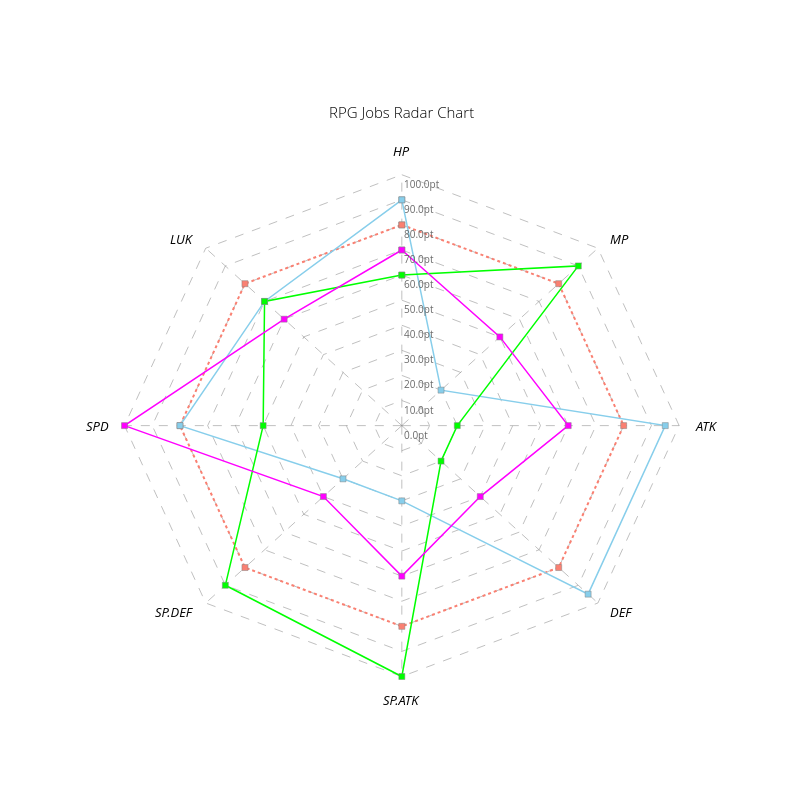

Notebook source saved alongside this figure:
### Markdown cell above
## Custom Style

### Code cell
import pandas as pd

from pycirclizely import Circos

# Create RPG jobs parameter dataframe (4 jobs, 8 parameters)
df = pd.DataFrame(
    data=[
        [80, 80, 80, 80, 80, 80, 80, 80],
        [90, 20, 95, 95, 30, 30, 80, 70],
        [60, 90, 20, 20, 100, 90, 50, 70],
        [70, 50, 60, 40, 60, 40, 100, 60],
    ],
    index=["Hero", "Warrior", "Wizard", "Assassin"],
    columns=["HP", "MP", "ATK", "DEF", "SP.ATK", "SP.DEF", "SPD", "LUK"],
)
print(df)


# Define line keyword arguments handler
def line_kws_handler(col_name: str):
    """Function to deal with line aesthestics."""
    if col_name == "Hero":
        return dict(line=dict(dash="dot", width=2.0))
    else:
        return dict(line=dict(dash="solid", width=1.5))


# Initialize Circos instance for radar chart plot
circos = Circos.radar_chart(
    df,
    vmax=100,
    fill=False,
    marker_size=6,
    bg_color=None,
    cmap=dict(Hero="salmon", Warrior="skyblue", Wizard="lime", Assassin="magenta"),
    grid_interval_ratio=0.1,
    grid_label_formatter=lambda v: f"{v:.1f}pt",
    label_kws_handler=lambda _: dict(font=dict(style="italic")),
    line_kws_handler=line_kws_handler,
    marker_kws_handler=lambda _: dict(
        marker=dict(symbol="square", line=dict(color="grey", width=0.5))
    ),
)
circos.text("RPG Jobs Radar Chart", r=125, font=dict(size=15, weight=18))

# Plot figure & set legend on upper right
fig = circos.plotfig()
fig

### Figure 1 — Plotly figure (JSON) as saved in the notebook; plotly's stock layout.template omitted (floating-point values rounded to 4 significant figures)
{"data": [{"hoverinfo": "text", "hoverlabel": {"bgcolor": "salmon"}, "line": {"width": 2}, "marker": {"opacity": 0, "size": 20, "symbol": "circle"}, "mode": "markers", "showlegend": false, "text": ["Class: Hero<br>Feature: HP<br>Value: 80.00", "Class: Hero<br>Feature: MP<br>Value: 80.00", "Class: Hero<br>Feature: ATK<br>Value: 80.00", "Class: Hero<br>Feature: DEF<br>Value: 80.00", "Class: Hero<br>Feature: SP.ATK<br>Value: 80.00", "Class: Hero<br>Feature: SP.DEF<br>Value: 80.00", "Class: Hero<br>Feature: SPD<br>Value: 80.00", "Class: Hero<br>Feature: LUK<br>Value: 80.00", "Class: Hero<br>Feature: HP<br>Value: 80.00"], "type": "scatter", "x": [4.899e-15, 56.57, 80, 56.57, 4.899e-15, -56.57, -80, -56.57, -1.47e-14], "y": [80, 56.57, 0, -56.57, -80, -56.57, -9.797e-15, 56.57, 80]}, {"fillcolor": "salmon", "hoverinfo": "text", "hoverlabel": {"bgcolor": "salmon"}, "line": {"color": "salmon", "width": 2}, "marker": {"color": "salmon", "line": {"color": "grey", "width": 0.5}, "opacity": 1, "size": 6, "symbol": "square"}, "mode": "markers", "showlegend": false, "text": ["Sector: radar<br>Position: 0<br>Value: 80.00", "Sector: radar<br>Position: 1<br>Value: 80.00", "Sector: radar<br>Position: 2<br>Value: 80.00", "Sector: radar<br>Position: 3<br>Value: 80.00", "Sector: radar<br>Position: 4<br>Value: 80.00", "Sector: radar<br>Position: 5<br>Value: 80.00", "Sector: radar<br>Position: 6<br>Value: 80.00", "Sector: radar<br>Position: 7<br>Value: 80.00", "Sector: radar<br>Position: 8<br>Value: 80.00"], "type": "scatter", "x": [4.899e-15, 56.57, 80, 56.57, 4.899e-15, -56.57, -80, -56.57, -1.47e-14], "y": [80, 56.57, 0, -56.57, -80, -56.57, -9.797e-15, 56.57, 80]}, {"hoverinfo": "text", "hoverlabel": {"bgcolor": "skyblue"}, "line": {"width": 2}, "marker": {"opacity": 0, "size": 20, "symbol": "circle"}, "mode": "markers", "showlegend": false, "text": ["Class: Warrior<br>Feature: HP<br>Value: 90.00", "Class: Warrior<br>Feature: MP<br>Value: 20.00", "Class: Warrior<br>Feature: ATK<br>Value: 95.00", "Class: Warrior<br>Feature: DEF<br>Value: 95.00", "Class: Warrior<br>Feature: SP.ATK<br>Value: 30.00", "Class: Warrior<br>Feature: SP.DEF<br>Value: 30.00", "Class: Warrior<br>Feature: SPD<br>Value: 80.00", "Class: Warrior<br>Feature: LUK<br>Value: 70.00", "Class: Warrior<br>Feature: HP<br>Value: 90.00"], "type": "scatter", "x": [5.511e-15, 14.14, 95, 67.18, 1.837e-15, -21.21, -80, -49.5, -1.653e-14], "y": [90, 14.14, 0, -67.18, -30, -21.21, -9.797e-15, 49.5, 90]}, {"fillcolor": "skyblue", "hoverinfo": "text", "hoverlabel": {"bgcolor": "skyblue"}, "line": {"color": "skyblue", "width": 2}, "marker": {"color": "skyblue", "line": {"color": "grey", "width": 0.5}, "opacity": 1, "size": 6, "symbol": "square"}, "mode": "markers", "showlegend": false, "text": ["Sector: radar<br>Position: 0<br>Value: 90.00", "Sector: radar<br>Position: 1<br>Value: 20.00", "Sector: radar<br>Position: 2<br>Value: 95.00", "Sector: radar<br>Position: 3<br>Value: 95.00", "Sector: radar<br>Position: 4<br>Value: 30.00", "Sector: radar<br>Position: 5<br>Value: 30.00", "Sector: radar<br>Position: 6<br>Value: 80.00", "Sector: radar<br>Position: 7<br>Value: 70.00", "Sector: radar<br>Position: 8<br>Value: 90.00"], "type": "scatter", "x": [5.511e-15, 14.14, 95, 67.18, 1.837e-15, -21.21, -80, -49.5, -1.653e-14], "y": [90, 14.14, 0, -67.18, -30, -21.21, -9.797e-15, 49.5, 90]}, {"hoverinfo": "text", "hoverlabel": {"bgcolor": "lime"}, "line": {"width": 2}, "marker": {"opacity": 0, "size": 20, "symbol": "circle"}, "mode": "markers", "showlegend": false, "text": ["Class: Wizard<br>Feature: HP<br>Value: 60.00", "Class: Wizard<br>Feature: MP<br>Value: 90.00", "Class: Wizard<br>Feature: ATK<br>Value: 20.00", "Class: Wizard<br>Feature: DEF<br>Value: 20.00", "Class: Wizard<br>Feature: SP.ATK<br>Value: 100.00", "Class: Wizard<br>Feature: SP.DEF<br>Value: 90.00", "Class: Wizard<br>Feature: SPD<br>Value: 50.00", "Class: Wizard<br>Feature: LUK<br>Value: 70.00", "Class: Wizard<br>Feature: HP<br>Value: 60.00"], "type": "scatter", "x": [3.674e-15, 63.64, 20, 14.14, 6.123e-15, -63.64, -50, -49.5, -1.102e-14], "y": [60, 63.64, 0, -14.14, -100, -63.64, -6.123e-15, 49.5, 60]}, {"fillcolor": "lime", "hoverinfo": "text", "hoverlabel": {"bgcolor": "lime"}, "line": {"color": "lime", "width": 2}, "marker": {"color": "lime", "line": {"color": "grey", "width": 0.5}, "opacity": 1, "size": 6, "symbol": "square"}, "mode": "markers", "showlegend": false, "text": ["Sector: radar<br>Position: 0<br>Value: 60.00", "Sector: radar<br>Position: 1<br>Value: 90.00", "Sector: radar<br>Position: 2<br>Value: 20.00", "Sector: radar<br>Position: 3<br>Value: 20.00", "Sector: radar<br>Position: 4<br>Value: 100.00", "Sector: radar<br>Position: 5<br>Value: 90.00", "Sector: radar<br>Position: 6<br>Value: 50.00", "Sector: radar<br>Position: 7<br>Value: 70.00", "Sector: radar<br>Position: 8<br>Value: 60.00"], "type": "scatter", "x": [3.674e-15, 63.64, 20, 14.14, 6.123e-15, -63.64, -50, -49.5, -1.102e-14], "y": [60, 63.64, 0, -14.14, -100, -63.64, -6.123e-15, 49.5, 60]}, {"hoverinfo": "text", "hoverlabel": {"bgcolor": "magenta"}, "line": {"width": 2}, "marker": {"opacity": 0, "size": 20, "symbol": "circle"}, "mode": "markers", "showlegend": false, "text": ["Class: Assassin<br>Feature: HP<br>Value: 70.00", "Class: Assassin<br>Feature: MP<br>Value: 50.00", "Class: Assassin<br>Feature: ATK<br>Value: 60.00", "Class: Assassin<br>Feature: DEF<br>Value: 40.00", "Class: Assassin<br>Feature: SP.ATK<br>Value: 60.00", "Class: Assassin<br>Feature: SP.DEF<br>Value: 40.00", "Class: Assassin<br>Feature: SPD<br>Value: 100.00", "Class: Assassin<br>Feature: LUK<br>Value: 60.00", "Class: Assassin<br>Feature: HP<br>Value: 70.00"], "type": "scatter", "x": [4.286e-15, 35.36, 60, 28.28, 3.674e-15, -28.28, -100, -42.43, -1.286e-14], "y": [70, 35.36, 0, -28.28, -60, -28.28, -1.225e-14, 42.43, 70]}, {"fillcolor": "magenta", "hoverinfo": "text", "hoverlabel": {"bgcolor": "magenta"}, "line": {"color": "magenta", "width": 2}, "marker": {"color": "magenta", "line": {"color": "grey", "width": 0.5}, "opacity": 1, "size": 6, "symbol": "square"}, "mode": "markers", "showlegend": false, "text": ["Sector: radar<br>Position: 0<br>Value: 70.00", "Sector: radar<br>Position: 1<br>Value: 50.00", "Sector: radar<br>Position: 2<br>Value: 60.00", "Sector: radar<br>Position: 3<br>Value: 40.00", "Sector: radar<br>Position: 4<br>Value: 60.00", "Sector: radar<br>Position: 5<br>Value: 40.00", "Sector: radar<br>Position: 6<br>Value: 100.00", "Sector: radar<br>Position: 7<br>Value: 60.00", "Sector: radar<br>Position: 8<br>Value: 70.00"], "type": "scatter", "x": [4.286e-15, 35.36, 60, 28.28, 3.674e-15, -28.28, -100, -42.43, -1.286e-14], "y": [70, 35.36, 0, -28.28, -60, -28.28, -1.225e-14, 42.43, 70]}], "layout": {"annotations": [{"font": {"color": "black", "size": 15, "weight": 18}, "showarrow": false, "text": "RPG Jobs Radar Chart", "x": 7.654e-15, "xanchor": "center", "y": 125, "yanchor": "middle"}, {"font": {"color": "dimgrey", "size": 10}, "showarrow": false, "text": "0.0pt", "textangle": 0, "x": 0, "xanchor": "left", "y": 0, "yanchor": "top"}, {"font": {"color": "dimgrey", "size": 10}, "showarrow": false, "text": "10.0pt", "textangle": 0, "x": 6.123e-16, "xanchor": "left", "y": 10, "yanchor": "top"}, {"font": {"color": "dimgrey", "size": 10}, "showarrow": false, "text": "20.0pt", "textangle": 0, "x": 1.225e-15, "xanchor": "left", "y": 20, "yanchor": "top"}, {"font": {"color": "dimgrey", "size": 10}, "showarrow": false, "text": "30.0pt", "textangle": 0, "x": 1.837e-15, "xanchor": "left", "y": 30, "yanchor": "top"}, {"font": {"color": "dimgrey", "size": 10}, "showarrow": false, "text": "40.0pt", "textangle": 0, "x": 2.449e-15, "xanchor": "left", "y": 40, "yanchor": "top"}, {"font": {"color": "dimgrey", "size": 10}, "showarrow": false, "text": "50.0pt", "textangle": 0, "x": 3.062e-15, "xanchor": "left", "y": 50, "yanchor": "top"}, {"font": {"color": "dimgrey", "size": 10}, "showarrow": false, "text": "60.0pt", "textangle": 0, "x": 3.674e-15, "xanchor": "left", "y": 60, "yanchor": "top"}, {"font": {"color": "dimgrey", "size": 10}, "showarrow": false, "text": "70.0pt", "textangle": 0, "x": 4.286e-15, "xanchor": "left", "y": 70, "yanchor": "top"}, {"font": {"color": "dimgrey", "size": 10}, "showarrow": false, "text": "80.0pt", "textangle": 0, "x": 4.899e-15, "xanchor": "left", "y": 80, "yanchor": "top"}, {"font": {"color": "dimgrey", "size": 10}, "showarrow": false, "text": "90.0pt", "textangle": 0, "x": 5.511e-15, "xanchor": "left", "y": 90, "yanchor": "top"}, {"font": {"color": "dimgrey", "size": 10}, "showarrow": false, "text": "100.0pt", "textangle": 0, "x": 6.123e-15, "xanchor": "left", "y": 100, "yanchor": "top"}, {"font": {"color": "black", "size": 13, "style": "italic"}, "showarrow": false, "text": "HP", "x": 6.429e-15, "xanchor": "center", "y": 105, "yanchor": "bottom"}, {"font": {"color": "black", "size": 13, "style": "italic"}, "showarrow": false, "text": "MP", "x": 74.25, "xanchor": "left", "y": 74.25, "yanchor": "middle"}, {"font": {"color": "black", "size": 13, "style": "italic"}, "showarrow": false, "text": "ATK", "x": 105, "xanchor": "left", "y": 0, "yanchor": "middle"}, {"font": {"color": "black", "size": 13, "style": "italic"}, "showarrow": false, "text": "DEF", "x": 74.25, "xanchor": "left", "y": -74.25, "yanchor": "middle"}, {"font": {"color": "black", "size": 13, "style": "italic"}, "showarrow": false, "text": "SP.ATK", "x": 6.429e-15, "xanchor": "center", "y": -105, "yanchor": "top"}, {"font": {"color": "black", "size": 13, "style": "italic"}, "showarrow": false, "text": "SP.DEF", "x": -74.25, "xanchor": "right", "y": -74.25, "yanchor": "middle"}, {"font": {"color": "black", "size": 13, "style": "italic"}, "showarrow": false, "text": "SPD", "x": -105, "xanchor": "right", "y": -1.286e-14, "yanchor": "middle"}, {"font": {"color": "black", "size": 13, "style": "italic"}, "showarrow": false, "text": "LUK", "x": -74.25, "xanchor": "right", "y": 74.25, "yanchor": "middle"}], "height": 800, "hovermode": "closest", "plot_bgcolor": "rgba(0,0,0,0)", "shapes": [{"layer": "below", "line": {"color": "grey", "dash": "dash", "width": 0.5}, "path": "M 0.0 0.0 L 0.0 0.0 L 0.0 0.0 L 0.0 -0.0 L 0.0 -0.0 L 0.0 -0.0 L 0.0 -0.0 L 0.0 -0.0 L 0.0 -0.0 L -0.0 -0.0 L -0.0 -0.0 L -0.0 -0.0 L -0.0 -0.0 L -0.0 0.0 L -0.0 0.0 L -0.0 0.0", "type": "path"}, {"layer": "below", "line": {"color": "grey", "dash": "dash", "width": 0.5}, "path": "M 6.123233995736766e-16 10.0 L 7.0710678118654755 7.071067811865475 L 7.0710678118654755 7.071067811865475 L 10.0 -0.0 L 10.0 -0.0 L 7.0710678118654755 -7.071067811865475 L 7.0710678118654755 -7.071067811865475 L 6.123233995736766e-16 -10.0 L 6.123233995736766e-16 -10.0 L -7.071067811865475 -7.0710678118654755 L -7.071067811865475 -7.0710678118654755 L -10.0 -1.2246467991473533e-15 L -10.0 -1.2246467991473533e-15 L -7.071067811865477 7.071067811865475 L -7.071067811865477 7.071067811865475 L -1.8369701987210296e-15 10.0", "type": "path"}, {"layer": "below", "line": {"color": "grey", "dash": "dash", "width": 0.5}, "path": "M 1.2246467991473533e-15 20.0 L 14.142135623730951 14.14213562373095 L 14.142135623730951 14.14213562373095 L 20.0 -0.0 L 20.0 -0.0 L 14.142135623730951 -14.14213562373095 L 14.142135623730951 -14.14213562373095 L 1.2246467991473533e-15 -20.0 L 1.2246467991473533e-15 -20.0 L -14.14213562373095 -14.142135623730951 L -14.14213562373095 -14.142135623730951 L -20.0 -2.4492935982947065e-15 L -20.0 -2.4492935982947065e-15 L -14.142135623730955 14.14213562373095 L -14.142135623730955 14.14213562373095 L -3.673940397442059e-15 20.0", "type": "path"}, {"layer": "below", "line": {"color": "grey", "dash": "dash", "width": 0.5}, "path": "M 1.83697019872103e-15 30.0 L 21.213203435596427 21.213203435596423 L 21.213203435596427 21.213203435596423 L 30.0 -0.0 L 30.0 -0.0 L 21.213203435596427 -21.213203435596423 L 21.213203435596427 -21.213203435596423 L 1.83697019872103e-15 -30.0 L 1.83697019872103e-15 -30.0 L -21.213203435596423 -21.213203435596427 L -21.213203435596423 -21.213203435596427 L -30.0 -3.67394039744206e-15 L -30.0 -3.67394039744206e-15 L -21.21320343559643 21.213203435596423 L -21.21320343559643 21.213203435596423 L -5.510910596163089e-15 30.0", "type": "path"}, {"layer": "below", "line": {"color": "grey", "dash": "dash", "width": 0.5}, "path": "M 2.4492935982947065e-15 40.0 L 28.284271247461902 28.2842712474619 L 28.284271247461902 28.2842712474619 L 40.0 -0.0 L 40.0 -0.0 L 28.284271247461902 -28.2842712474619 L 28.284271247461902 -28.2842712474619 L 2.4492935982947065e-15 -40.0 L 2.4492935982947065e-15 -40.0 L -28.2842712474619 -28.284271247461902 L -28.2842712474619 -28.284271247461902 L -40.0 -4.898587196589413e-15 L -40.0 -4.898587196589413e-15 L -28.28427124746191 28.2842712474619 L -28.28427124746191 28.2842712474619 L -7.347880794884118e-15 40.0", "type": "path"}, {"layer": "below", "line": {"color": "grey", "dash": "dash", "width": 0.5}, "path": "M 3.061616997868383e-15 50.0 L 35.35533905932738 35.35533905932737 L 35.35533905932738 35.35533905932737 L 50.0 -0.0 L 50.0 -0.0 L 35.35533905932738 -35.35533905932737 L 35.35533905932738 -35.35533905932737 L 3.061616997868383e-15 -50.0 L 3.061616997868383e-15 -50.0 L -35.35533905932737 -35.35533905932738 L -35.35533905932737 -35.35533905932738 L -50.0 -6.123233995736766e-15 L -50.0 -6.123233995736766e-15 L -35.355339059327385 35.35533905932737 L -35.355339059327385 35.35533905932737 L -9.184850993605149e-15 50.0", "type": "path"}, {"layer": "below", "line": {"color": "grey", "dash": "dash", "width": 0.5}, "path": "M 3.67394039744206e-15 60.0 L 42.42640687119285 42.426406871192846 L 42.42640687119285 42.426406871192846 L 60.0 -0.0 L 60.0 -0.0 L 42.42640687119285 -42.426406871192846 L 42.42640687119285 -42.426406871192846 L 3.67394039744206e-15 -60.0 L 3.67394039744206e-15 -60.0 L -42.426406871192846 -42.42640687119285 L -42.426406871192846 -42.42640687119285 L -60.0 -7.34788079488412e-15 L -60.0 -7.34788079488412e-15 L -42.42640687119286 42.426406871192846 L -42.42640687119286 42.426406871192846 L -1.1021821192326178e-14 60.0", "type": "path"}, {"layer": "below", "line": {"color": "grey", "dash": "dash", "width": 0.5}, "path": "M 4.2862637970157365e-15 70.0 L 49.49747468305833 49.49747468305832 L 49.49747468305833 49.49747468305832 L 70.0 -0.0 L 70.0 -0.0 L 49.49747468305833 -49.49747468305832 L 49.49747468305833 -49.49747468305832 L 4.2862637970157365e-15 -70.0 L 4.2862637970157365e-15 -70.0 L -49.49747468305832 -49.49747468305833 L -49.49747468305832 -49.49747468305833 L -70.0 -8.572527594031473e-15 L -70.0 -8.572527594031473e-15 L -49.497474683058336 49.49747468305832 L -49.497474683058336 49.49747468305832 L -1.2858791391047208e-14 70.0", "type": "path"}, {"layer": "below", "line": {"color": "grey", "dash": "dash", "width": 0.5}, "path": "M 4.898587196589413e-15 80.0 L 56.568542494923804 56.5685424949238 L 56.568542494923804 56.5685424949238 L 80.0 -0.0 L 80.0 -0.0 L 56.568542494923804 -56.5685424949238 L 56.568542494923804 -56.5685424949238 L 4.898587196589413e-15 -80.0 L 4.898587196589413e-15 -80.0 L -56.5685424949238 -56.568542494923804 L -56.5685424949238 -56.568542494923804 L -80.0 -9.797174393178826e-15 L -80.0 -9.797174393178826e-15 L -56.56854249492382 56.5685424949238 L -56.56854249492382 56.5685424949238 L -1.4695761589768237e-14 80.0", "type": "path"}, {"layer": "below", "line": {"color": "grey", "dash": "dash", "width": 0.5}, "path": "M 5.5109105961630896e-15 90.0 L 63.63961030678928 63.63961030678927 L 63.63961030678928 63.63961030678927 L 90.0 -0.0 L 90.0 -0.0 L 63.63961030678928 -63.63961030678927 L 63.63961030678928 -63.63961030678927 L 5.5109105961630896e-15 -90.0 L 5.5109105961630896e-15 -90.0 L -63.63961030678927 -63.63961030678928 L -63.63961030678927 -63.63961030678928 L -90.0 -1.1021821192326179e-14 L -90.0 -1.1021821192326179e-14 L -63.639610306789294 63.63961030678927 L -63.639610306789294 63.63961030678927 L -1.6532731788489267e-14 90.0", "type": "path"}, {"layer": "below", "line": {"color": "grey", "dash": "dash", "width": 0.5}, "path": "M 6.123233995736766e-15 100.0 L 70.71067811865476 70.71067811865474 L 70.71067811865476 70.71067811865474 L 100.0 -0.0 L 100.0 -0.0 L 70.71067811865476 -70.71067811865474 L 70.71067811865476 -70.71067811865474 L 6.123233995736766e-15 -100.0 L 6.123233995736766e-15 -100.0 L -70.71067811865474 -70.71067811865476 L -70.71067811865474 -70.71067811865476 L -100.0 -1.2246467991473532e-14 L -100.0 -1.2246467991473532e-14 L -70.71067811865477 70.71067811865474 L -70.71067811865477 70.71067811865474 L -1.8369701987210297e-14 100.0", "type": "path"}, {"layer": "below", "line": {"color": "grey", "dash": "dash", "width": 0.5}, "path": "M 0.0 0.0 L 6.123233995736766e-15 100.0", "type": "path"}, {"layer": "below", "line": {"color": "grey", "dash": "dash", "width": 0.5}, "path": "M 0.0 0.0 L 70.71067811865476 70.71067811865474", "type": "path"}, {"layer": "below", "line": {"color": "grey", "dash": "dash", "width": 0.5}, "path": "M 0.0 -0.0 L 100.0 -0.0", "type": "path"}, {"layer": "below", "line": {"color": "grey", "dash": "dash", "width": 0.5}, "path": "M 0.0 -0.0 L 70.71067811865476 -70.71067811865474", "type": "path"}, {"layer": "below", "line": {"color": "grey", "dash": "dash", "width": 0.5}, "path": "M 0.0 -0.0 L 6.123233995736766e-15 -100.0", "type": "path"}, {"layer": "below", "line": {"color": "grey", "dash": "dash", "width": 0.5}, "path": "M -0.0 -0.0 L -70.71067811865474 -70.71067811865476", "type": "path"}, {"layer": "below", "line": {"color": "grey", "dash": "dash", "width": 0.5}, "path": "M -0.0 -0.0 L -100.0 -1.2246467991473532e-14", "type": "path"}, {"layer": "below", "line": {"color": "grey", "dash": "dash", "width": 0.5}, "path": "M -0.0 0.0 L -70.71067811865477 70.71067811865474", "type": "path"}, {"layer": "between", "line": {"color": "salmon", "dash": "dot", "width": 2}, "path": "M 4.898587196589413e-15 80.0 L 56.568542494923804 56.5685424949238 L 56.568542494923804 56.5685424949238 L 80.0 -0.0 L 80.0 -0.0 L 56.568542494923804 -56.5685424949238 L 56.568542494923804 -56.5685424949238 L 4.898587196589413e-15 -80.0 L 4.898587196589413e-15 -80.0 L -56.5685424949238 -56.568542494923804 L -56.5685424949238 -56.568542494923804 L -80.0 -9.797174393178826e-15 L -80.0 -9.797174393178826e-15 L -56.56854249492382 56.5685424949238 L -56.56854249492382 56.5685424949238 L -1.4695761589768237e-14 80.0", "type": "path"}, {"layer": "between", "line": {"color": "skyblue", "dash": "solid", "width": 1.5}, "path": "M 5.5109105961630896e-15 90.0 L 14.142135623730951 14.14213562373095 L 14.142135623730951 14.14213562373095 L 95.0 -0.0 L 95.0 -0.0 L 67.17514421272202 -67.175144212722 L 67.17514421272202 -67.175144212722 L 1.83697019872103e-15 -30.0 L 1.83697019872103e-15 -30.0 L -21.213203435596423 -21.213203435596427 L -21.213203435596423 -21.213203435596427 L -80.0 -9.797174393178826e-15 L -80.0 -9.797174393178826e-15 L -49.497474683058336 49.49747468305832 L -49.497474683058336 49.49747468305832 L -1.6532731788489267e-14 90.0", "type": "path"}, {"layer": "between", "line": {"color": "lime", "dash": "solid", "width": 1.5}, "path": "M 3.67394039744206e-15 60.0 L 63.63961030678928 63.63961030678927 L 63.63961030678928 63.63961030678927 L 20.0 -0.0 L 20.0 -0.0 L 14.142135623730951 -14.14213562373095 L 14.142135623730951 -14.14213562373095 L 6.123233995736766e-15 -100.0 L 6.123233995736766e-15 -100.0 L -63.63961030678927 -63.63961030678928 L -63.63961030678927 -63.63961030678928 L -50.0 -6.123233995736766e-15 L -50.0 -6.123233995736766e-15 L -49.497474683058336 49.49747468305832 L -49.497474683058336 49.49747468305832 L -1.1021821192326178e-14 60.0", "type": "path"}, {"layer": "between", "line": {"color": "magenta", "dash": "solid", "width": 1.5}, "path": "M 4.2862637970157365e-15 70.0 L 35.35533905932738 35.35533905932737 L 35.35533905932738 35.35533905932737 L 60.0 -0.0 L 60.0 -0.0 L 28.284271247461902 -28.2842712474619 L 28.284271247461902 -28.2842712474619 L 3.67394039744206e-15 -60.0 L 3.67394039744206e-15 -60.0 L -28.2842712474619 -28.284271247461902 L -28.2842712474619 -28.284271247461902 L -100.0 -1.2246467991473532e-14 L -100.0 -1.2246467991473532e-14 L -42.42640687119286 42.426406871192846 L -42.42640687119286 42.426406871192846 L -1.2858791391047208e-14 70.0", "type": "path"}], "showlegend": true, "title": {"font": {"color": "black", "family": "Times New Roman", "size": 18}}, "width": 800, "xaxis": {"autorange": true, "range": [-120, 120], "showgrid": false, "showticklabels": false, "zeroline": false}, "yaxis": {"autorange": true, "range": [-120, 120], "showgrid": false, "showticklabels": false, "zeroline": false}}}
